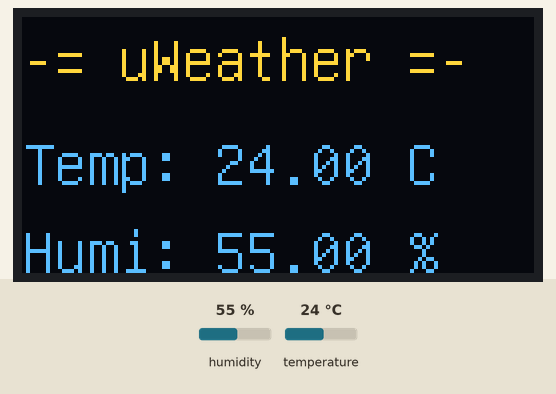
A sketch run on a simulated Arduino Uno, built with avr-gcc and run on an emulated ATmega328P. Shown: 128×64 one-colour display. The inputs (shaded band) are chosen by the test bench; at power-on: humidity 55 %, temperature 24 °C. The OLED is the two-colour kind (top 16 rows yellow).

Above: at 3.8 s.
3.9 s: humidity set to 22 %
At 8.1 s:
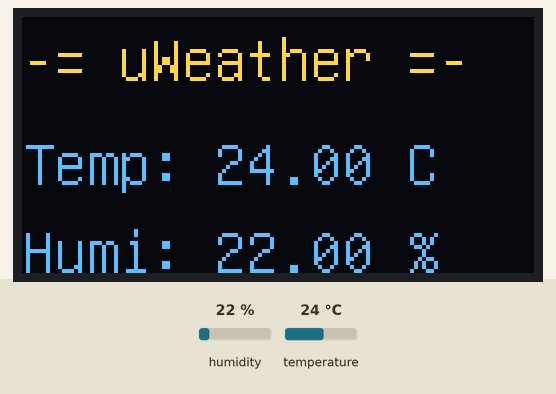
8.4 s: temperature set to 12 °C
At 9.7 s:
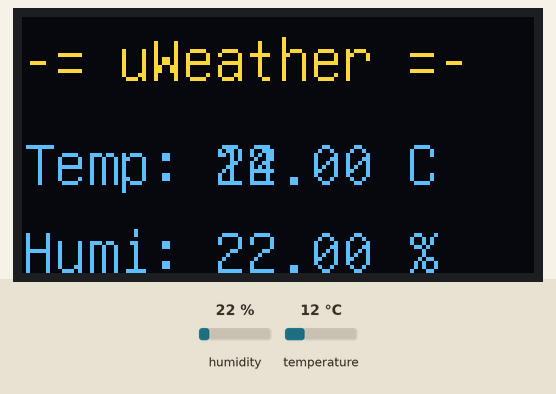
12.1 s: humidity set to 40 %
At 13.6 s:
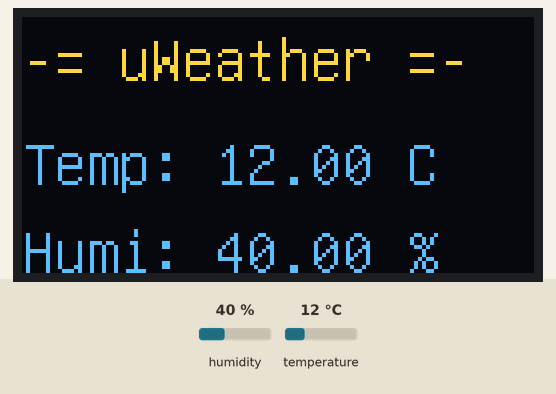
15.8 s: temperature set to 19 °C
At 19.4 s:
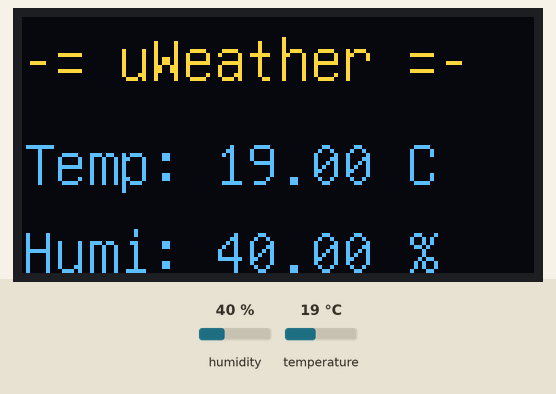
Timing chart, 0 to 20.6 s (numbered marks = the images above; inputs shaded):
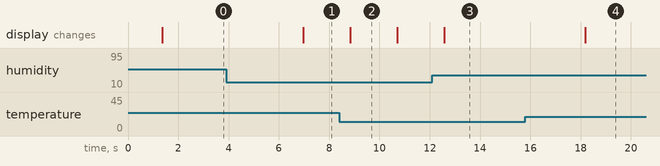

Measured:
- after the input at 3.9 s, the display: changes after 3.1 s (image 1)
- after the input at 8.4 s, the display: changes after 0.44 s (image 2)
- after the input at 12.1 s, the display: changes after 0.47 s (image 3)
- after the input at 15.8 s, the display: changes after 2.4 s (image 4)
- what the display in image 2 shows lasts 1.9 s, from 8.8 s to 10.7 s

The sketch:

main.ino
```cpp
#include "U8glib.h"
#include "DHT.h"
DHT dht(A0, DHT22);  // AM2302
U8GLIB_SSD1306_128X64 u8g(U8G_I2C_OPT_DEV_0|U8G_I2C_OPT_NO_ACK|U8G_I2C_OPT_FAST);	// Fast I2C / TWI

float hum;
float temp;

void draw(void) {
  hum = dht.readHumidity();
  temp = dht.readTemperature();
  u8g.setFont(u8g_font_unifont);
  u8g.drawStr( 0, 16, "-= uWeather =-");
  u8g.setPrintPos(0, 42); u8g.print("Temp: ");u8g.print(temp);u8g.print(" C");
  u8g.setPrintPos(0, 64); u8g.print("Humi: ");u8g.print(hum);u8g.print(" %");
}

void setup(void) {
  dht.begin();
}

void loop(void) {
  delay(1000);
  hum = dht.readHumidity();
  temp = dht.readTemperature();

  // picture loop
  u8g.firstPage();
  do {
    draw();
  } while ( u8g.nextPage() );
  // rebuild the picture after some delay
  delay(500);
}
```
